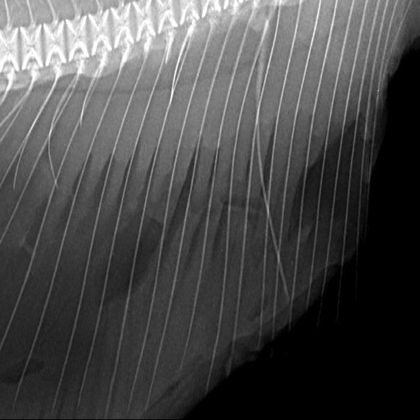
%> input picture clases/Cap05_Mejoramiento/Notebook/Fishbones.bmp, 420 x 420 px, shrunk from 512 x 512 before the run
$ octave TRAT05_HiPassFilterExample.m   (GNU Octave 9; MATLAB toolbox functions it lacks are replaced by stand-ins)
%> lines starting %> are read from the running program, lines starting %| are printed output that depends on the picture; in (x1, y1, x2, y2) boxes, pixels count from 0 and x2, y2 are one past the last pixel; in counts of white or black regions, pixels touching at a corner belong together; the program's own positions count from 1
### clases/Cap05_Mejoramiento/Matlab/TRAT05_IdealMask.m
% function H = TRAT05_IdealMask(N,M,Do)
%
% Construccion de mascara H en el dominio de la frecuencia para un filtro
% pasa bajos ideal.
%
% El tamano de la matriz H es NxM
% NxM debe ser del tamano de la imagen.
% La frecuencia de corte es Do.
%
% José Ramón Iglesias, Agosto 2020
%

function H = TRAT05_IdealMask(N,M,Do)

D = zeros(N,M);
H = D;

for u=1:N
    for v=1:M
        D(u,v) = sqrt((u-N/2)^2+(v-M/2)^2);
    end
end

H(D<Do) = 1;

### clases/Cap05_Mejoramiento/Matlab/TRAT05_FiltroFrecuencia.m
% function J = TRAT05_FiltroFrecuencia(I,H,show)
%
% Filtrado de una imagen I utilizando un filtro H. La imagen I esta en el
% dominio del espacio, el filtro H en el dominio de la frecuencia.
%
% El tamano de H debe ser igual al tamano de I (NxM)
%
% J es la imagen de salida (en el dominio del espacio) de las mismas
% dimensiones de la imagen I.
%
% José Ramón Iglesias, Agosto 2020-2
%

function J = TRAT05_FiltroFrecuencia(I,H,show)

if not(exist('show','var'))
    show = 0;
end

[N,M] = size(I);


[Nh,Mh] = size(H);
if Nh~=N
    error('Numero de filas de H debe ser igual al numero de filas de I');
end

if Mh~=M
    error('Numero de columnas de H debe ser igual al numero de columnas de I');
end

% Intercambio de cuadrantes
Hf = fftshift(H);


if show==1
    figure(1)
    imshow(I,[])
    title('I: Imagen Original')
    figure(2)
    mesh(H)
    title('H: Filtro en el dominio de la frecuencia')
    figure(3)
    mesh(Hf)
    title('Hf: Intercambio de cuadrantes de H')
end


% Transformada de Fourier en 2D
F = fft2(I);

if show==1
    figure(4)
    imshow(log(abs(F)+1),[])
    title('F: Tranformada de Fourier de I')
    figure(5)
    imshow(log(abs(fftshift(F))+1),[])
    title('Intercambio de cuadrantes de F')
end


% Convolucion = multiplicacion en el dominio de la frecuencia
G = Hf.*F;

% Transformada inversa de fourier
Jp = ifft2(G);

J = real(Jp);

if show==1
    figure(6)
    imshow(log(abs(G)+1),[])
    title('G: Tranformada de Fourier de I filtrado')
    figure(7)
    imshow(log(abs(fftshift(F))+1),[])
    title('Intercambio de cuadrantes de G')
    figure(8)
    imshow(J,[])
    title('J: Imagen Filtrada')
end

### clases/Cap05_Mejoramiento/Matlab/TRAT05_HiPassFilterExample.m
% José Ramón Iglesias gamarra 2020-2
close all
I = imread('Fishbones.bmp');
%> I is the input picture: size 420x420 uint8; min 0, max 255, mean 74.6
imshow(I)
title('imagen original')

[N,M] = size(I);
%> N = 420; M = 420

filtro = input('Filtro 1: Ideal, 2: Gaussiano 3: Butterworth ?');
%> the answer given: 1
Do     = input('Frecuencia de Corte (Do) ?');
%> the answer given: 3
S = ['Ideal      '
    'Gaussiano  '
    'Butterworth'];

% Pasa bajos
switch filtro % Ideal
    case 1
        H = TRAT05_IdealMask(N,M,Do);
%> after the loop in TRAT05_IdealMask, `for u=1:N`:
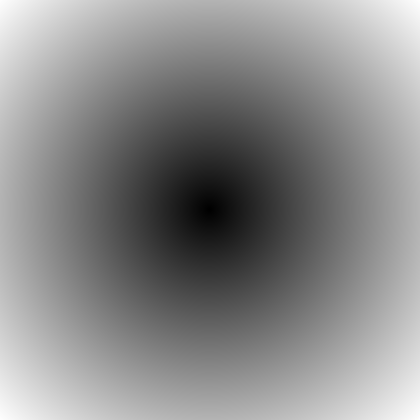
%> D: size 420x420 double; min 0, max 297, mean 160.7; drawn with min black and max white
%> in TRAT05_IdealMask, `H(D<Do) = 1;`:
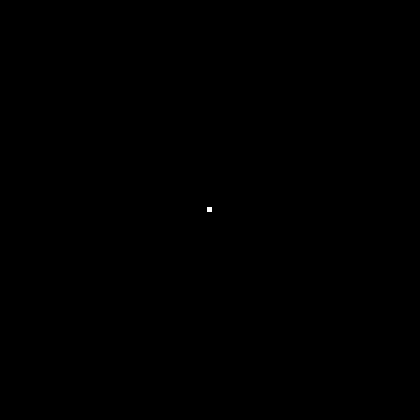
%> H: size 420x420 double; values 0 (black) and 1 (white), 0.01% white; 1 white region, box (x1, y1, x2, y2) and area: (207, 207, 212, 212) 25
    case 2 % Gaussian
        H = TRAT05_GaussianMask(N,M,Do);
    case 3 % Butterworth
        n = input('Orden de Butterworth? ');
        H = TRAT05_ButterworthMask(N,M,Do,n);
end

% Pasa altos
H = 1-H;


J = TRAT05_FiltroFrecuencia(I,H,0);
%> in TRAT05_FiltroFrecuencia, `J = real(Jp);`:
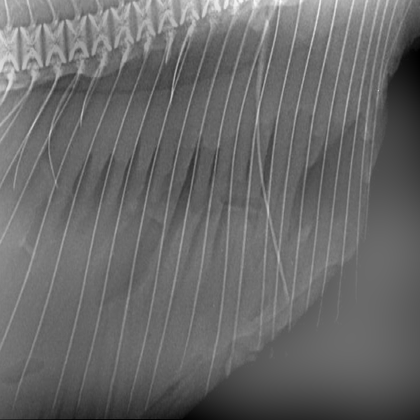
%> J: size 420x420 double; min -123.9, max 175.5, mean 0; drawn with min black and max white

figure
imshow(J,[])

K = abs(J);
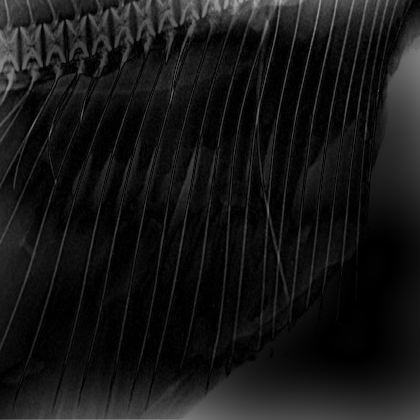
%> K: size 420x420 double; min 7.63e-05, max 175.5, mean 22.2

mk = round((max(K(:))/10));
%> mk = 18

D = K>mk;
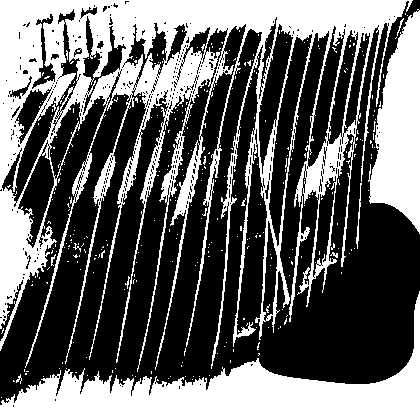
%> D: size 420x420 logical; 40.4% white; 338 white regions (328 under 20 px), largest, box (x1, y1, x2, y2) and area: (0, 0, 413, 372) 45031, (0, 291, 420, 420) 17609, (368, 9, 420, 234) 7391

figure
imshow(abs(J),[])
title('K: abs(J)')

figure
Bio_edgeview(I,D)
%> (this line was passed over: Bio_edgeview is not available in this run)
title(['Detection: K>' num2str(mk)])

$ run again, with clases/Cap05_Mejoramiento/Notebook/cameraman.png saved as clases/Cap05_Mejoramiento/Notebook/Fishbones.bmp
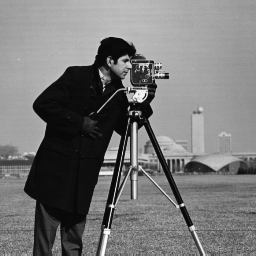
%> input picture clases/Cap05_Mejoramiento/Notebook/cameraman.png, 256 x 256 px
%> I is the input picture: size 256x256 uint8; min 7, max 253, mean 118.7
%> H: size 256x256 double; values 0 (black) and 1 (white), 0.04% white; 1 white region, box (x1, y1, x2, y2) and area: (125, 125, 130, 130) 25
%> `K = abs(J);`:
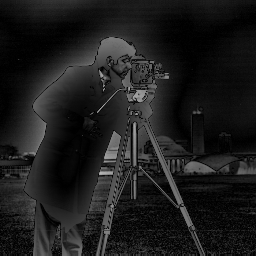
%> K: size 256x256 double; min 0.000862, max 182.6, mean 28.7
%> mk = 18
%> `D = K>mk;`:
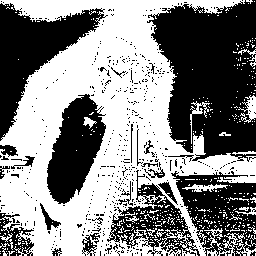
%> D: size 256x256 logical; 52.4% white; 532 black regions (508 under 20 px), largest, box (x1, y1, x2, y2) and area: (147, 0, 256, 162) 12268, (0, 3, 108, 141) 5416, (171, 171, 256, 256) 3941
